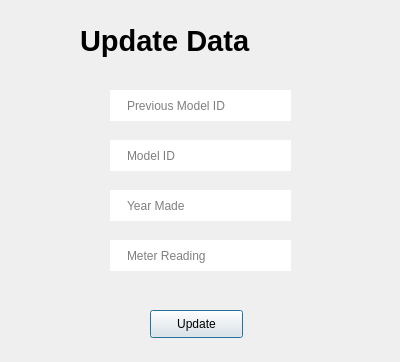
<?xml version="1.0" encoding="UTF-8"?>
<ui version="4.0">
 <class>Dialog</class>
 <widget class="QDialog" name="Dialog">
  <property name="geometry">
   <rect>
    <x>0</x>
    <y>0</y>
    <width>400</width>
    <height>362</height>
   </rect>
  </property>
  <property name="windowTitle">
   <string>Dialog</string>
  </property>
  <widget class="QLabel" name="label">
   <property name="geometry">
    <rect>
     <x>80</x>
     <y>10</y>
     <width>241</width>
     <height>61</height>
    </rect>
   </property>
   <property name="font">
    <font>
     <pointsize>22</pointsize>
     <weight>75</weight>
     <bold>true</bold>
    </font>
   </property>
   <property name="text">
    <string>Update Data</string>
   </property>
  </widget>
  <widget class="QLineEdit" name="condition">
   <property name="geometry">
    <rect>
     <x>110</x>
     <y>90</y>
     <width>181</width>
     <height>31</height>
    </rect>
   </property>
   <property name="styleSheet">
    <string notr="true">QLineEdit{
border:none;
border-radius: 20px;
padding-left: 15px;
color:black;
}

QLineEdit:hover{
border: 1px solid blue;
}</string>
   </property>
   <property name="placeholderText">
    <string>Previous Model ID</string>
   </property>
  </widget>
  <widget class="QLineEdit" name="modelID">
   <property name="geometry">
    <rect>
     <x>110</x>
     <y>140</y>
     <width>181</width>
     <height>31</height>
    </rect>
   </property>
   <property name="styleSheet">
    <string notr="true">QLineEdit{
border:none;
border-radius: 20px;
padding-left: 15px;
color:black;
}

QLineEdit:hover{
border: 1px solid blue;
}</string>
   </property>
   <property name="placeholderText">
    <string>Model ID</string>
   </property>
  </widget>
  <widget class="QLineEdit" name="yearMade">
   <property name="geometry">
    <rect>
     <x>110</x>
     <y>190</y>
     <width>181</width>
     <height>31</height>
    </rect>
   </property>
   <property name="styleSheet">
    <string notr="true">QLineEdit{
border:none;
border-radius: 20px;
padding-left: 15px;
color:black;
}

QLineEdit:hover{
border: 1px solid blue;
}</string>
   </property>
   <property name="placeholderText">
    <string>Year Made</string>
   </property>
  </widget>
  <widget class="QLineEdit" name="meterReading">
   <property name="geometry">
    <rect>
     <x>110</x>
     <y>240</y>
     <width>181</width>
     <height>31</height>
    </rect>
   </property>
   <property name="styleSheet">
    <string notr="true">QLineEdit{
border:none;
border-radius: 20px;
padding-left: 15px;
color:black;
}

QLineEdit:hover{
border: 1px solid blue;
}</string>
   </property>
   <property name="placeholderText">
    <string>Meter Reading</string>
   </property>
  </widget>
  <widget class="QPushButton" name="updateButton">
   <property name="geometry">
    <rect>
     <x>150</x>
     <y>310</y>
     <width>93</width>
     <height>28</height>
    </rect>
   </property>
   <property name="text">
    <string>Update</string>
   </property>
  </widget>
 </widget>
 <resources/>
 <connections/>
</ui>
